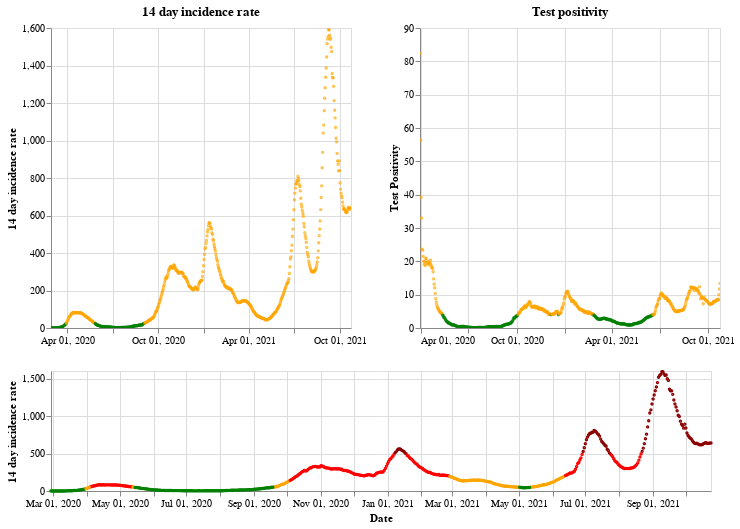

Notebook cell for this chart:
### Markdown cell above
## Scotland

### Code cell
plot_traffic_light('Scotland')

### Figure 1 — Vega-Lite specification as saved in the notebook (floating-point values rounded to 4 significant figures; data arrays with more than 128 entries replaced by an {"elided": "..."} marker saying what was removed)
{"config": {"view": {"continuousWidth": 400, "continuousHeight": 300}}, "vconcat": [{"hconcat": [{"mark": {"type": "point", "size": 2}, "encoding": {"color": {"condition": {"value": "green", "test": "(datum.twoWeeklyCasesRate <= 25)"}, "value": "orange"}, "tooltip": [{"type": "nominal", "field": "areaName"}, {"type": "temporal", "field": "date"}, {"type": "quantitative", "field": "twoWeeklyCasesRate"}, {"type": "quantitative", "field": "testPositivity"}], "x": {"type": "temporal", "axis": {"title": ""}, "field": "date", "scale": {"domain": {"selection": "DateBrush"}}, "timeUnit": "yearmonthdate"}, "y": {"type": "quantitative", "axis": {"title": "14 day incidence rate"}, "field": "twoWeeklyCasesRate"}}, "title": "14 day incidence rate", "width": 300}, {"mark": {"type": "point", "size": 2}, "encoding": {"color": {"condition": {"value": "green", "test": "(datum.testPositivity <= 4)"}, "value": "orange"}, "tooltip": [{"type": "nominal", "field": "areaName"}, {"type": "temporal", "field": "date"}, {"type": "quantitative", "field": "twoWeeklyCasesRate"}, {"type": "quantitative", "field": "testPositivity"}], "x": {"type": "temporal", "axis": {"title": ""}, "field": "date", "scale": {"domain": {"selection": "DateBrush"}}, "timeUnit": "yearmonthdate"}, "y": {"type": "quantitative", "axis": {"title": "Test Positivity"}, "field": "testPositivity"}}, "title": "Test positivity", "width": 300}]}, {"layer": [{"mark": {"type": "point", "size": 2}, "encoding": {"color": {"condition": {"value": "orange", "test": "(((datum.testPositivity < 4) && (datum.twoWeeklyCasesRate >= 50)) && (datum.twoWeeklyCasesRate < 200))"}, "value": "red"}, "opacity": {"condition": {"value": 1, "test": "((datum.twoWeeklyCasesRate >= 50) && (datum.twoWeeklyCasesRate < 500))"}, "value": 0}, "tooltip": [{"type": "nominal", "field": "areaName"}, {"type": "temporal", "field": "date"}, {"type": "quantitative", "field": "twoWeeklyCasesRate"}, {"type": "quantitative", "field": "testPositivity"}], "x": {"type": "temporal", "axis": {"title": "Date"}, "field": "date", "timeUnit": "yearmonthdate"}, "y": {"type": "quantitative", "axis": {"title": "14 day incidence rate"}, "field": "twoWeeklyCasesRate"}}, "selection": {"DateBrush": {"type": "interval", "encodings": ["x"], "fields": ["Time"]}}}, {"mark": {"type": "point", "size": 2}, "encoding": {"color": {"value": "darkred"}, "opacity": {"condition": {"value": 1, "test": "(datum.twoWeeklyCasesRate >= 500)"}, "value": 0}, "tooltip": [{"type": "nominal", "field": "areaName"}, {"type": "temporal", "field": "date"}, {"type": "quantitative", "field": "twoWeeklyCasesRate"}, {"type": "quantitative", "field": "testPositivity"}], "x": {"type": "temporal", "axis": {"title": "Date"}, "field": "date", "timeUnit": "yearmonthdate"}, "y": {"type": "quantitative", "axis": {"title": "14 day incidence rate"}, "field": "twoWeeklyCasesRate"}}}, {"mark": {"type": "point", "size": 2}, "encoding": {"color": {"condition": {"value": "green", "test": "((datum.testPositivity < 4) && (datum.twoWeeklyCasesRate < 50))"}, "value": "orange"}, "opacity": {"condition": {"value": 1, "test": "(datum.twoWeeklyCasesRate < 50)"}, "value": 0}, "tooltip": [{"type": "nominal", "field": "areaName"}, {"type": "temporal", "field": "date"}, {"type": "quantitative", "field": "twoWeeklyCasesRate"}, {"type": "quantitative", "field": "testPositivity"}], "x": {"type": "temporal", "axis": {"title": "Date"}, "field": "date", "timeUnit": "yearmonthdate"}, "y": {"type": "quantitative", "axis": {"title": "14 day incidence rate"}, "field": "twoWeeklyCasesRate"}}}], "height": 120, "width": 660}], "data": {"name": "data-2387df622d158ebba258b84f0a27edc2"}, "$schema": "https://vega.github.io/schema/vega-lite/v4.8.1.json", "datasets": {"data-2387df622d158ebba258b84f0a27edc2": {"elided": "605 records"}}}
